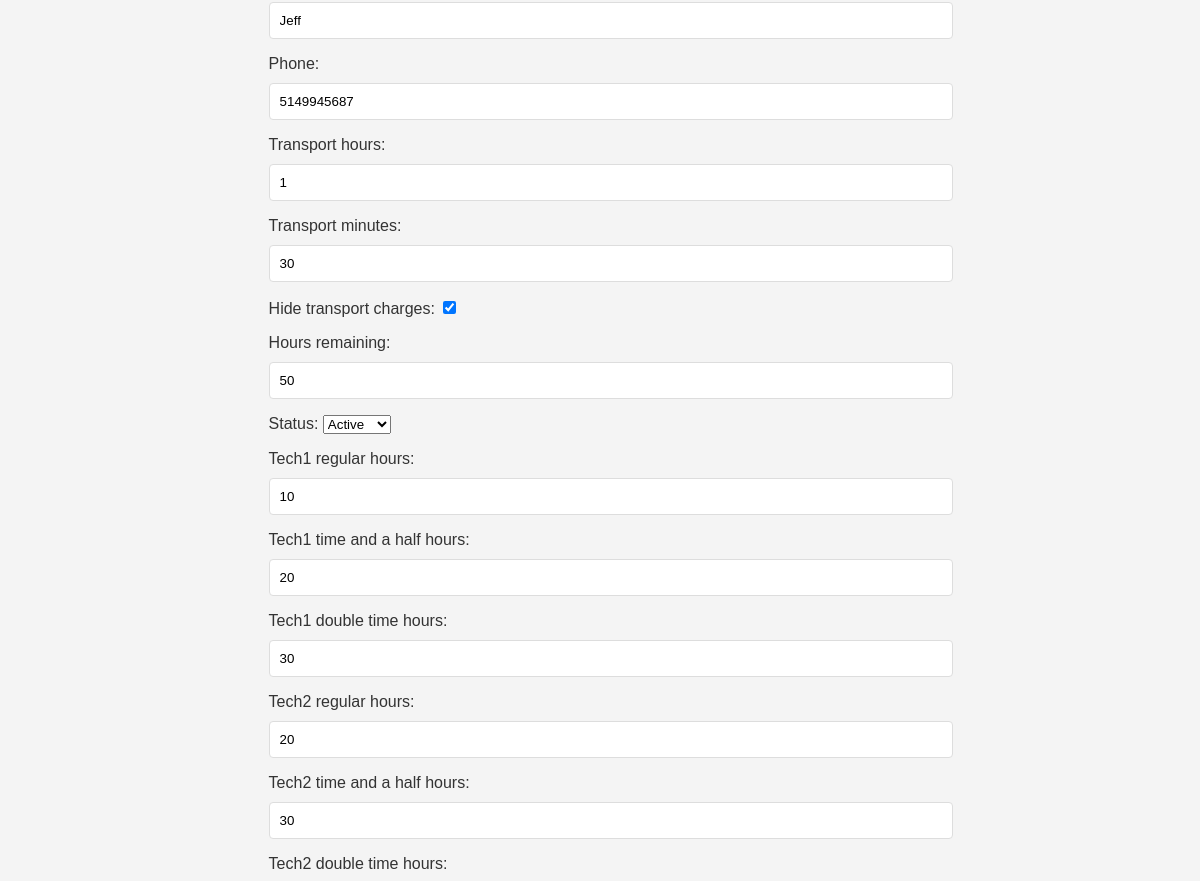
/customers/1/edit/ (middle part), run on an earlier commit of the app's database.
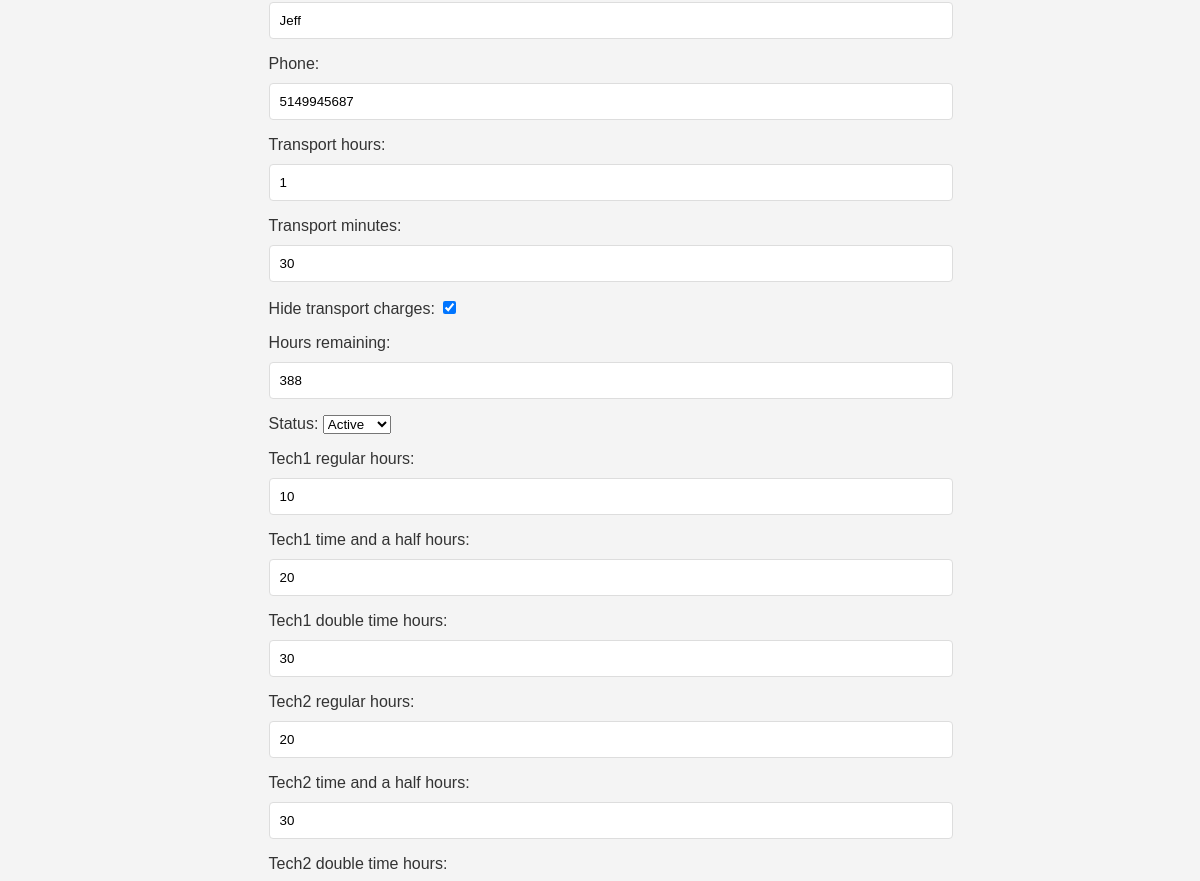
And on a later commit of the database.
### customers/models.py (models this page shows, shortened)
class Customer(models.Model):
    user_profile = models.OneToOneField(User, on_delete=models.CASCADE, default=1)  # Replace 1 with the actual default user ID
    name = models.CharField(max_length=255)
    has_contract = models.BooleanField(default=False)
    notes = models.TextField(blank=True, null=True)
    address = models.CharField(max_length=255, blank=True, null=True)
    contact_name = models.CharField(max_length=255, blank=True, null=True)
    phone = models.CharField(max_length=20, blank=True, null=True)
    transport_hours = models.IntegerField(default=0)
    transport_minutes = models.IntegerField(default=0)
    hide_transport_charges = models.BooleanField(default=False)
    hours_remaining = models.IntegerField(default=0)
    status = models.CharField(max_length=10, choices=[('Active', 'Active'), ('Inactive', 'Inactive')], default='Inactive')
    emails = models.ManyToManyField(EmailReference, blank=True)
    tech1_regular_hours = models.IntegerField(default=0)
    tech1_time_and_a_half_hours = models.IntegerField(default=0)
    tech1_double_time_hours = models.IntegerField(default=0)
    tech2_regular_hours = models.IntegerField(default=0)
    tech2_time_and_a_half_hours = models.IntegerField(default=0)
    tech2_double_time_hours = models.IntegerField(default=0)
    tech3_regular_hours = models.IntegerField(default=0)
    tech3_time_and_a_half_hours = models.IntegerField(default=0)
    tech3_double_time_hours = models.IntegerField(default=0)

### customers/views.py (the view)
# urls.py: path('<int:pk>/edit/', views.customer_edit, name='edit'),
def customer_edit(request, pk):
    customer = get_object_or_404(Customer, pk=pk)
    if request.method == 'POST':
        form = CustomerForm(request.POST, instance=customer)
        if form.is_valid():
            customer = form.save(commit=False)
            customer.save()
            customer.emails.clear()
            emails = request.POST.getlist('emails')
            for email in emails:
                if email:
                    email_ref, created = EmailReference.objects.get_or_create(email=email)
                    customer.emails.add(email_ref)
            return redirect('customers:list')
    else:
        form = CustomerForm(instance=customer)
    return render(request, 'customers/customer_edit.html', {'form': form, 'customer': customer})

### customers/forms.py
class CustomerForm(forms.ModelForm):
    class Meta:
        model = Customer
        fields = [
            'name', 'has_contract', 'notes', 'address', 'contact_name', 'phone',
            'transport_hours', 'transport_minutes', 'hide_transport_charges',
            'hours_remaining', 'status', 'tech1_regular_hours', 'tech1_time_and_a_half_hours',
            'tech1_double_time_hours', 'tech2_regular_hours', 'tech2_time_and_a_half_hours',
            'tech2_double_time_hours', 'tech3_regular_hours', 'tech3_time_and_a_half_hours',
            'tech3_double_time_hours'
        ]
    emails = forms.CharField(widget=forms.HiddenInput(), required=False)

### customers/templates/customers/customer_edit.html (shortened to what this page needs)
{% extends 'base_layout.html' %}
{% block content %}
<form method="post" id="customer-form">
    {{ form.as_p }}
    <br>
</form>
{% endblock %}

What changed in the data, as far as the page shows it:
changed Customer "Jeff": hours_remaining "50" → "388"
